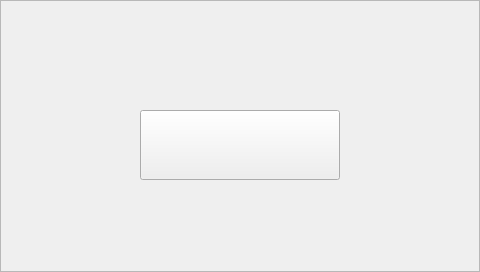
<?xml version="1.0" encoding="UTF-8"?>
<ui version="4.0">
 <class>blackClearWidget</class>
 <widget class="QWidget" name="blackClearWidget">
  <property name="geometry">
   <rect>
    <x>0</x>
    <y>0</y>
    <width>480</width>
    <height>272</height>
   </rect>
  </property>
  <property name="windowTitle">
   <string>Form</string>
  </property>
  <property name="styleSheet">
   <string notr="true">#blackClearWidget {
border-image: url(:/images/background.png);
}</string>
  </property>
  <widget class="QFrame" name="frame">
   <property name="geometry">
    <rect>
     <x>50</x>
     <y>40</y>
     <width>380</width>
     <height>200</height>
    </rect>
   </property>
   <property name="styleSheet">
    <string notr="true">#frame {image: url(:/images/backglass.png);}</string>
   </property>
   <property name="frameShape">
    <enum>QFrame::NoFrame</enum>
   </property>
   <property name="frameShadow">
    <enum>QFrame::Raised</enum>
   </property>
   <widget class="QPushButton" name="clearButton">
    <property name="geometry">
     <rect>
      <x>90</x>
      <y>70</y>
      <width>200</width>
      <height>70</height>
     </rect>
    </property>
    <property name="styleSheet">
     <string notr="true">#clearButton {
border-image: url(:/images/blackClear.png);
}</string>
    </property>
    <property name="text">
     <string/>
    </property>
   </widget>
  </widget>
  <widget class="QFrame" name="frame_2">
   <property name="geometry">
    <rect>
     <x>0</x>
     <y>0</y>
     <width>480</width>
     <height>272</height>
    </rect>
   </property>
   <property name="styleSheet">
    <string notr="true">#frame_2 {
border-image: url(:/images/background.png);
}</string>
   </property>
   <property name="frameShape">
    <enum>QFrame::StyledPanel</enum>
   </property>
   <property name="frameShadow">
    <enum>QFrame::Raised</enum>
   </property>
  </widget>
  <zorder>frame_2</zorder>
  <zorder>frame</zorder>
 </widget>
 <resources/>
 <connections/>
</ui>
